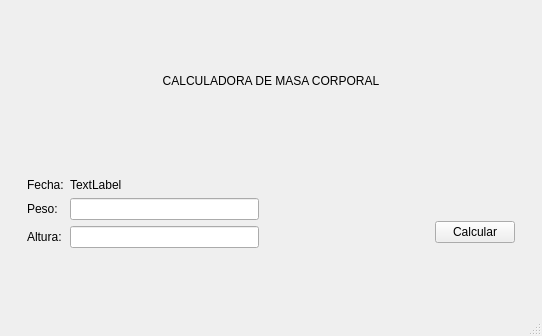
<?xml version="1.0" encoding="UTF-8"?>
<ui version="4.0">
 <class>MainWindow</class>
 <widget class="QMainWindow" name="MainWindow">
  <property name="geometry">
   <rect>
    <x>0</x>
    <y>0</y>
    <width>542</width>
    <height>336</height>
   </rect>
  </property>
  <property name="windowTitle">
   <string>MainWindow</string>
  </property>
  <widget class="QWidget" name="centralwidget">
   <layout class="QVBoxLayout" name="verticalLayout">
    <item>
     <widget class="QWidget" name="widget" native="true">
      <layout class="QHBoxLayout" name="horizontalLayout_3">
       <item>
        <widget class="QLabel" name="label">
         <property name="maximumSize">
          <size>
           <width>16777215</width>
           <height>100</height>
          </size>
         </property>
         <property name="text">
          <string>CALCULADORA DE MASA CORPORAL</string>
         </property>
         <property name="alignment">
          <set>Qt::AlignCenter</set>
         </property>
        </widget>
       </item>
      </layout>
     </widget>
    </item>
    <item>
     <widget class="QWidget" name="widget_4" native="true">
      <layout class="QHBoxLayout" name="horizontalLayout_2">
       <item>
        <widget class="QWidget" name="widget_2" native="true">
         <layout class="QFormLayout" name="formLayout">
          <item row="0" column="0">
           <widget class="QLabel" name="label_2">
            <property name="text">
             <string>Fecha:</string>
            </property>
           </widget>
          </item>
          <item row="0" column="1">
           <widget class="QLabel" name="outFecha">
            <property name="text">
             <string>TextLabel</string>
            </property>
           </widget>
          </item>
          <item row="1" column="0">
           <widget class="QLabel" name="label_3">
            <property name="text">
             <string>Peso:</string>
            </property>
           </widget>
          </item>
          <item row="1" column="1">
           <widget class="QLineEdit" name="inPeso"/>
          </item>
          <item row="2" column="0">
           <widget class="QLabel" name="label_4">
            <property name="text">
             <string>Altura:</string>
            </property>
           </widget>
          </item>
          <item row="2" column="1">
           <widget class="QLineEdit" name="inAltura"/>
          </item>
         </layout>
        </widget>
       </item>
       <item>
        <widget class="QWidget" name="widget_3" native="true">
         <layout class="QHBoxLayout" name="horizontalLayout">
          <item>
           <spacer name="horizontalSpacer">
            <property name="orientation">
             <enum>Qt::Horizontal</enum>
            </property>
            <property name="sizeHint" stdset="0">
             <size>
              <width>40</width>
              <height>20</height>
             </size>
            </property>
           </spacer>
          </item>
          <item>
           <widget class="QPushButton" name="cmdCalcular">
            <property name="text">
             <string>Calcular</string>
            </property>
           </widget>
          </item>
         </layout>
        </widget>
       </item>
      </layout>
     </widget>
    </item>
   </layout>
  </widget>
  <widget class="QMenuBar" name="menubar">
   <property name="geometry">
    <rect>
     <x>0</x>
     <y>0</y>
     <width>542</width>
     <height>21</height>
    </rect>
   </property>
  </widget>
  <widget class="QStatusBar" name="statusbar"/>
 </widget>
 <resources/>
 <connections/>
</ui>
